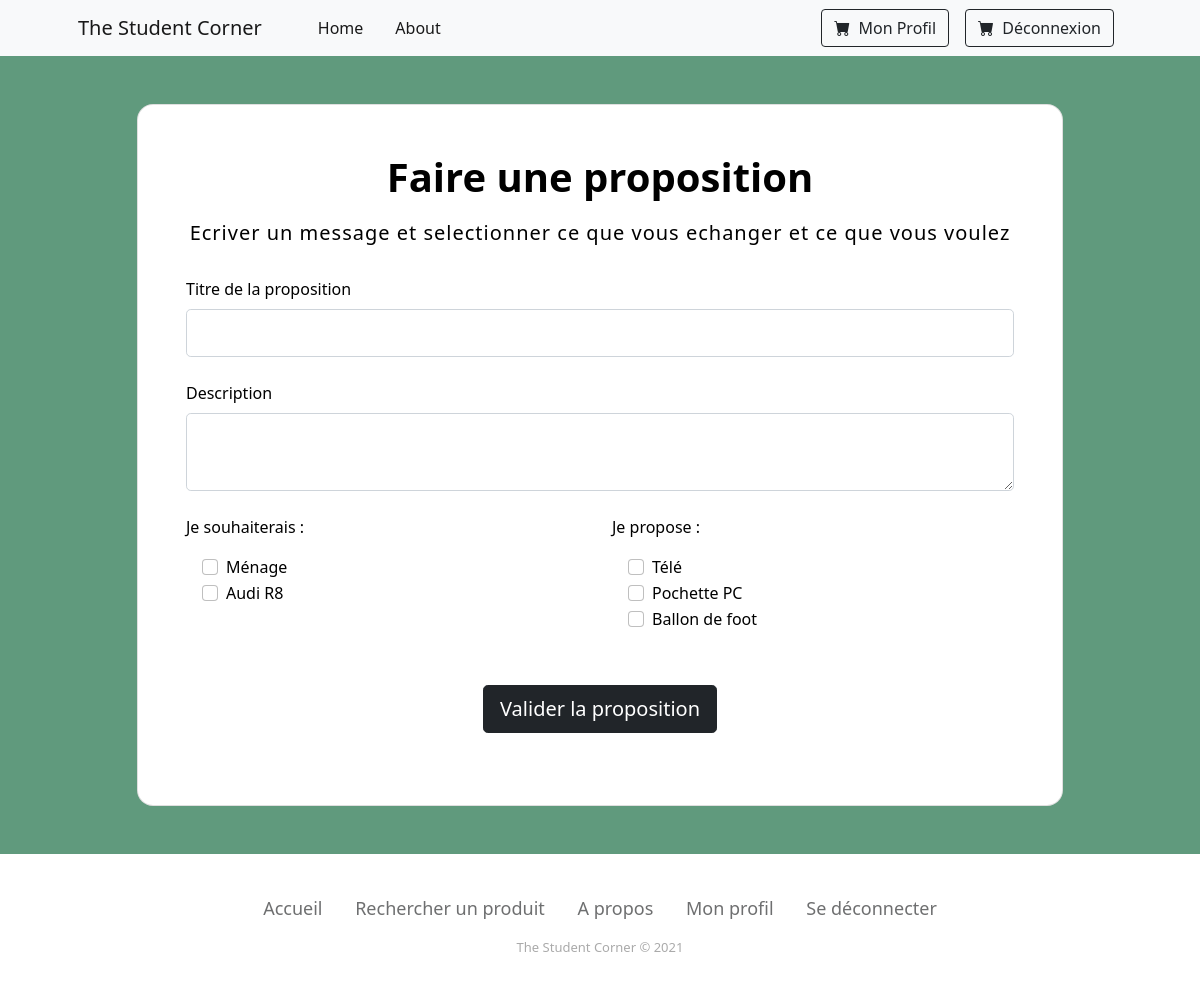
Page /?r=contact&to=9 (signed in) on the committed database.
### tables this page shows
CREATE TABLE IF NOT EXISTS produit (
    idproduit int(11) NOT NULL AUTO_INCREMENT,
    nom varchar(100) NOT NULL,
    description varchar(100) NOT NULL,
    type int(11) NOT NULL,
    PRIMARY KEY (idproduit)
);

### controller/Controller.php (called while the page is built, shortened)
<?php
class Controller {
	public function render($view, $d=null) {
		$controller = get_class($this);
		$model = substr($controller, 0,
		strpos($controller, "Controller"));
		$data = $d;
		include_once "view/header.php";
		include_once "view/".strtolower($model)."/".$view.".php";
		include_once "view/footer.php";
	}
}

### controller/ContactController.php (called while the page is built, shortened)
<?php
class ContactController extends Controller {
  public function index(){
    $user = unserialize($_SESSION["user"]);
    $proposes = Offre::findOffres($user->idutilisateur);
    $to = new Utilisateur(parameters()["to"]);
    $demandes = Demande::findDemandes($to->idutilisateur);
    $this->render("index", ["user"=>$user,"to"=>$to,"demandes"=>$demandes,"proposes"=>$proposes]);
  }
}

### index.php (called while the page is built, shortened)
<?php
include_once "db.php";
include_once "tools.php";
include_once "controller/route.php";

### model/Model.php (called while the page is built, shortened)
<?php
class Model {
	public function __construct($id=null) {
		$class = get_class($this);
		$table = strtolower($class);
		if ($id != null) {
			$st = db()->prepare("select * from $table where id$table=:id");
			$st->bindValue(":id", $id);
			$st->execute();
			if ($st->rowCount() != 1) {
				throw new Exception("Not in table: ".$table." id: ".$id );
			} else {
				$row = $st->fetch(PDO::FETCH_ASSOC);
				$classes = glob('model/*');
				$classes_update = array();
				foreach($classes as &$value) {
					$value = substr($value,6);
					$value = substr($value,0,-4);
					$classes_update[strtolower($value)] = $value;
				}
				foreach($row as $field => $value) {
					if (substr($field, 0,2) == "id" && $field != "id".$table) {
						$linkedField = substr($field, 2);
						$this->$field = new $linkedClass($value);
					} else {
						$this->$field = $value;
					}
				}
			}
		}
	}
	public function __get($fieldName) {
		$varName = "_".$fieldName;
		if (property_exists(get_class($this), $varName))
			return $this->$varName;
		else {
			throw new Exception("Unknown variable: ".$fieldName." in ".get_class($this));
		}
	}
	public function __set($fieldName, $value) {
		$varName = "_".$fieldName;
		if ($value !== null) {
			if (property_exists(get_class($this), $varName)) {
				$class = get_class($this);
				$table = strtolower($class);
				$id = "_id".$fieldName;
				if (isset($value->$id)) {
					$st = db()->prepare("update $table set id$fieldName=:val where id$table=:id");
					$id = substr($id, 1);
					$st->bindValue(":val", $value->$id);
				} else {
					$st = db()->prepare("update $table set $fieldName=:val where id$table=:id");
					$st->bindValue(":val", $value);
				}
				$id = "id".$table;
				$st->bindValue(":id", $this->$id);
				$st->execute();
			} else {
				throw 	new Exception("Unknown variable: ".$fieldName. " in ".get_class($this));
			}
		}
	}
}

### db.php (called while the page is built)
<?php
$db = new PDO("mysql:host=localhost;dbname=info732","root","");
$db->exec("SET NAMES 'utf8';");
function db() { global $db; return $db; }

### model/Demande.php (called while the page is built, shortened)
<?php
class Demande extends Model {
	public function __construct($idutilisateur=null, $iddemande=null) {
		$class = get_class($this);
		$table = strtolower($class);
		if ($idutilisateur != null || $iddemande != null) {
			$st = db()->prepare("select * from $table where idutilisateur=:idutilisateur and iddemande=:iddemande");
			$st->bindValue(":idutilisateur", $idutilisateur);
			$st->bindValue(":iddemande", $iddemande);
			$st->execute();
			$this->produit = new Produit($this->iddemande);
		}
	}
	public static function findDemandes($idutilisateur){
		$sql = "select * from demande where idutilisateur=:idutilisateur";
		$st = db()->prepare($sql);
		$st->bindValue(":idutilisateur", $idutilisateur, PDO::PARAM_INT);
        $st->execute();
        $list = array();
        while($row = $st->fetch(PDO::FETCH_ASSOC)) {
            $list[] = new $class($row["idutilisateur"], $row["iddemande"]);
        }
        return $list;
	}
}

### tools.php (called while the page is built, shortened)
<?php
spl_autoload_register(function($name) {
	$dir = "model";
	if (strpos($name,"Controller") !== FALSE)
		$dir = "controller";
	$path = $dir."/".$name.".php";
});

### model/Role.php (called while the page is built, shortened)
<?php
class Role extends Model {
	public function __toString() {
		return get_class($this).": ".$this->nom_role;
	}
}

### model/Offre.php (called while the page is built, shortened)
<?php
class Offre extends Model {
	public function __construct($idutilisateur=null, $idoffre=null){
		$class = get_class($this);
		$table = strtolower($class);
		if ($idutilisateur != null || $iddemande != null) {
			$st = db()->prepare("select * from $table where idutilisateur=:idutilisateur and idoffre=:idoffre");
			$st->bindValue(":idutilisateur", $idutilisateur);
			$st->bindValue(":idoffre", $idoffre);
			$st->execute();
			if ($st->rowCount() != 1) {
				throw new Exception("Not in table: ".$table." id: ".$id );
			} else {
				$row = $st->fetch(PDO::FETCH_ASSOC);
				foreach($row as $field => $value) {
					if (substr($field, 0,2) == "id" && $field != "id".$table) {
						$this->$field = new $linkedClass($value);
					} else {
						$this->$field = $value;
					}
				}
			}
			$this->produit = new Produit($this->idoffre);
		}
	}
	public static function findOffres($idutilisateur){
		$sql = "select * from offre where idutilisateur=:idutilisateur";
		$st = db()->prepare($sql);
		$st->bindValue(":idutilisateur", $idutilisateur, PDO::PARAM_INT);
        $st->execute();
        $list = array();
        while($row = $st->fetch(PDO::FETCH_ASSOC)) {
            $list[] = new $class($row["idutilisateur"], $row["idoffre"]);
        }
        return $list;
	}
}

### model/Campus.php (called while the page is built, shortened)
<?php
class Campus extends Model {
	public function __toString() {
		return get_class($this).": ".$this->nom_campus;
	}
}

### view/contact/index.php (the view)
<section class="" style="background-color: #609a7d;">
  <div class="container py-5 h-100">
    <div class="row d-flex justify-content-center align-items-center h-100">
      <div class="col col-xl-10">
        <div class="card" style="border-radius: 1rem;">
          <div class="row g-0">
            <div class="card-body p-4 p-lg-5 text-black">
				<form action=".?r=contact/send&to=<?php echo $data["to"]->idutilisateur; ?>" method="post">
					<div class="mb-3 pb-1 text-center">
					<span class="h1 fw-bold mb-0">Faire une proposition</span>
					</div>
					<h5 class="fw-normal mb-3 pb-3 text-center" style="letter-spacing: 1px;">Ecriver un message et selectionner ce que vous echanger et ce que vous voulez</h5>
					<div class="form-outline mb-4">
					<label class="form-label" for="title">Titre de la proposition</label>
					<input type="text" id="title" name="title" class="form-control form-control-lg" />
					</div>
					<div class="form-outline mb-4">
					<label class="form-label" for="desc">Description</label>
					<textarea id="desc" name="desc" rows="2" class ="form-control form-control-lg"></textarea>
					</div>
					<div class = "row">
						<div class = "col mb-5 min-vw-50">
							<p class="fw-normal">Je souhaiterais :</p>
							<div class="mx-3">
							<?php
								foreach($data["demandes"] as $d){
									$produit = $d->produit;
									echo <<<html
									<div class="form-check">
										<input
											class="form-check-input"
											type="checkbox"
											value="$produit->idproduit"
											id="flexCheckDefault"
											name="wants[]"
										/>
										<label class="form-check-label" for="flexCheckDefault">
											$produit->nom
										</label>
									</div>
									html;
								}
								?>
							</div>
						</div>
						<div class = "col mb-5 min-vw-50">
							<p class="fw-normal">Je propose :</p>
							<div class="mx-3">
								<?php
								foreach($data["proposes"] as $d){
									$produit = $d->produit;
									echo <<<html
									<div class="form-check">
										<input
											class="form-check-input"
											type="checkbox"
											value="$produit->idproduit"
											id="flexCheckDefault"
											name="gives[]"
										/>
										<label class="form-check-label" for="flexCheckDefault">
											$produit->nom
										</label>
									</div>
									html;
								}
								?>
							</div>
						</div>
					</div>
					<div class="pt-1 mb-4 text-center">
					<button class="btn btn-dark btn-lg btn-block" type="submit">Valider la proposition</button>
					</div>
				</form>
			</div>
          </div>
        </div>
      </div>
    </div>
  </div>
</section>

### rows in the picture
produit: nom "Ménage"
produit: nom "Audi R8"
produit: nom "Télé"
produit: nom "Pochette PC"
produit: nom "Ballon de foot"
